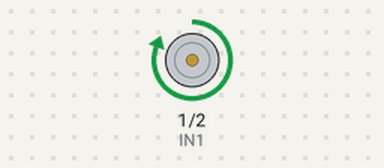
A sketch run on a simulated ESP32. On the bench: motor-driver pin pairs drawn as motors (green arrow = first pin HIGH = forward, orange = second pin HIGH = backward, longer = more drive).

Above: at 2.5 s.
At 9.5 s:
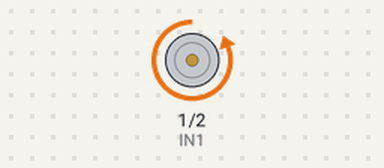
At 13.0 s:
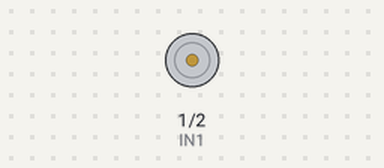
Timing chart, 0 to 18.2 s (numbered marks = the images above):
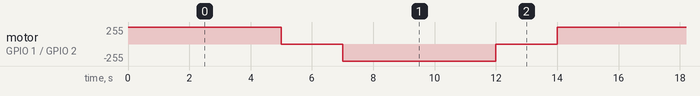

Measured:
- by itself, motor on GPIO 1 (IN1) / GPIO 2 (IN2): repeats every 14.0 s: stopped 2.0 s, backward 255/255 5.0 s, stopped 2.0 s, forward 255/255 5.0 s

The sketch:

ESP32_DCMotorControl.ino
```cpp
int IN1 = 1;
int IN2 = 2;

void setup()
{
  pinMode(IN1, OUTPUT);
  pinMode(IN2, OUTPUT);


  Serial.begin(9600);
}
void loop()
{
  digitalWrite(IN1, HIGH);
  digitalWrite(IN2, LOW);
  delay(5000);

  digitalWrite(IN1, LOW);
  digitalWrite(IN2, LOW);
  delay(2000);

  digitalWrite(IN1, LOW);
  digitalWrite(IN2, HIGH);
  delay(5000);

  digitalWrite(IN1, LOW);
  digitalWrite(IN2, LOW);
  delay(2000);

}
```
